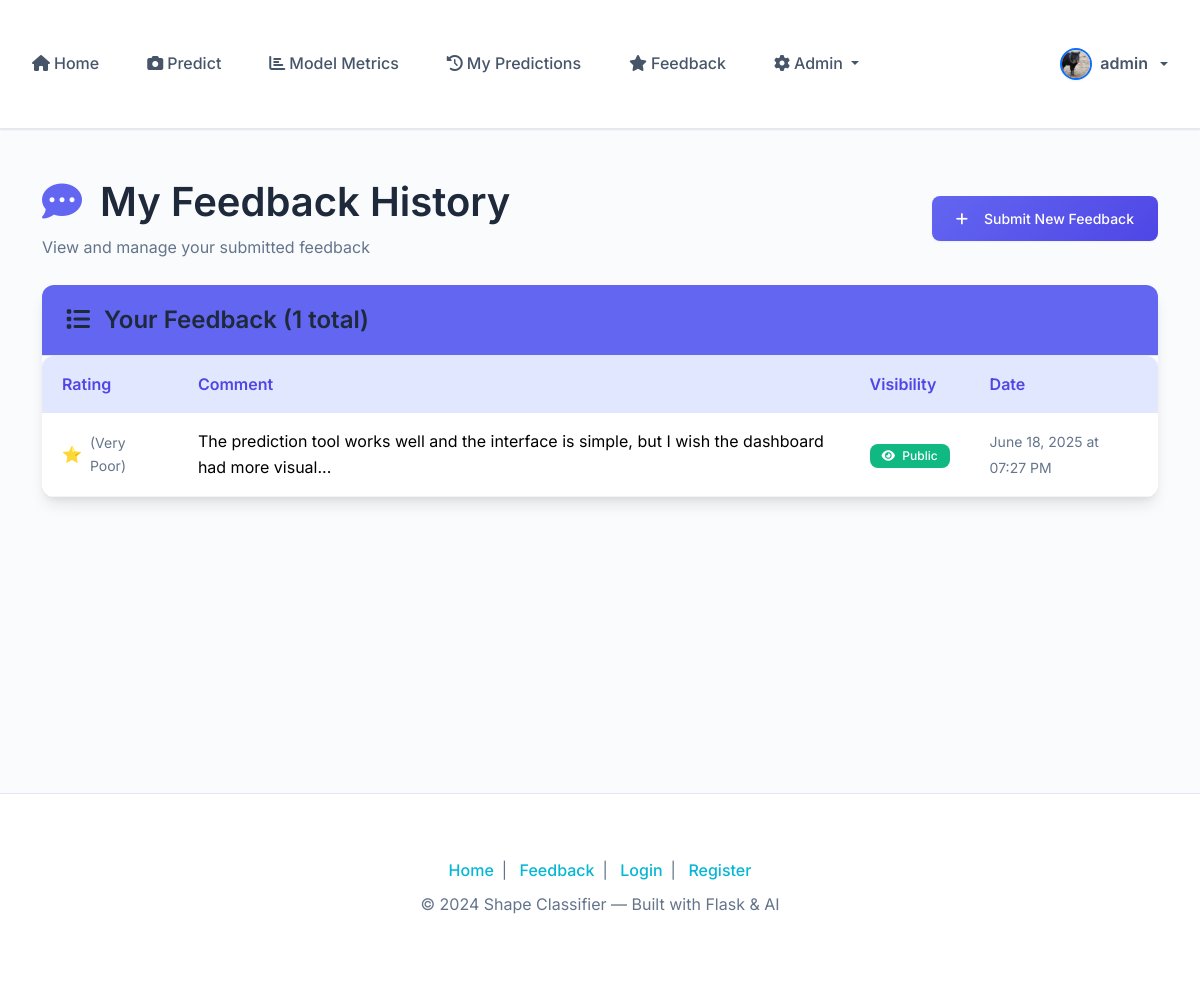
The app's page /my-feedback (signed in) with its own data.
### app/models/user.py (models this page shows, shortened)
class User(UserMixin, db.Model):
    id = db.Column(db.Integer, primary_key=True)
    username = db.Column(db.String(80), unique=True, nullable=False)
    email = db.Column(db.String(120), unique=True, nullable=False)
    password_hash = db.Column(db.String(128))
    profile_picture = db.Column(db.String(255), nullable=True)  # Store filename of profile picture
    role = db.Column(db.String(20), default='user')  # 'user' or 'admin'
    active = db.Column(db.Boolean, default=True)  # For deactivation
    created_at = db.Column(db.DateTime, default=datetime.utcnow)
    predictions = db.relationship('Prediction', backref='user', lazy=True)
    def is_admin(self):
        return self.role == 'admin'
    def get_profile_picture_url(self):
        if self.profile_picture:
            return f'/static/uploads/{self.profile_picture}'
        return f'https://ui-avatars.com/api/?name={self.username}&background=random&color=fff&size=200'

### app/models/feedback.py (models this page shows, shortened)
class Feedback(db.Model):
    id = db.Column(db.Integer, primary_key=True)
    rating = db.Column(db.Integer, nullable=False)  # 1-5 stars
    comment = db.Column(db.Text, nullable=True)  # Optional comment
    is_public = db.Column(db.Boolean, default=True)  # Visibility flag
    user_id = db.Column(db.Integer, db.ForeignKey('user.id'), nullable=False)
    created_at = db.Column(db.DateTime, default=datetime.utcnow)
    user = db.relationship('User', backref='feedbacks')
    @property
    def rating_stars(self):
        return '⭐' * self.rating
    @property
    def rating_text(self):
        ratings = {
            1: 'Very Poor',
            2: 'Poor',
            3: 'Average',
            4: 'Good',
            5: 'Excellent'
        }
        return ratings.get(self.rating, 'Unknown')

### app/routes/main.py (the view)
@main.route('/my-feedback')
@login_required
def my_feedback():
    page = request.args.get('page', 1, type=int)
    feedbacks = Feedback.query.filter_by(user_id=current_user.id).order_by(
        Feedback.created_at.desc()
    ).paginate(
        page=page, per_page=10, error_out=False
    )
    return render_template('main/my_feedback.html', feedbacks=feedbacks)

### app/templates/main/my_feedback.html (shortened to what this page needs)
{% extends "base.html" %}
{% block content %}
<div class="container py-5">
    <div class="row">
        <div class="col-12">
            <div class="d-flex justify-content-between align-items-center mb-4">
                <div>
                    <h1 class="mb-2">
                        <i class="fas fa-comment-dots me-2 text-primary"></i>
                        My Feedback History
                    </h1>
                    <p class="text-muted mb-0">View and manage your submitted feedback</p>
                </div>
                <a href="{{ url_for('main.feedback') }}" class="btn btn-primary">
                    <i class="fas fa-plus me-2"></i>Submit New Feedback
                </a>
            </div>
            {% if feedbacks.items %}
            <div class="card shadow-lg border-0">
                <div class="card-header bg-primary text-white">
                    <h4 class="mb-0">
                        <i class="fas fa-list me-2"></i>
                        Your Feedback ({{ feedbacks.total }} total)
                    </h4>
                </div>
                <div class="card-body p-0">
                    <div class="table-responsive">
                        <table class="table table-hover mb-0">
                            <thead class="table-light">
                                <tr>
                                    <th>Rating</th>
                                    <th>Comment</th>
                                    <th>Visibility</th>
                                    <th>Date</th>
                                </tr>
                            </thead>
                            <tbody>
                                {% for feedback in feedbacks.items %}
                                <tr>
                                    <td>
                                        <div class="d-flex align-items-center">
                                            <span class="text-warning me-2">{{ feedback.rating_stars }}</span>
                                            <small class="text-muted">({{ feedback.rating_text }})</small>
                                        </div>
                                    </td>
                                    <td>
                                        {% if feedback.comment %}
                                            <p class="mb-0">{{ feedback.comment[:100] }}{% if feedback.comment|length > 100 %}...{% endif %}</p>
                                        {% else %}
                                            <span class="text-muted">No comment</span>
                                        {% endif %}
                                    </td>
                                    <td>
                                        <span class="badge bg-{% if feedback.is_public %}success{% else %}secondary{% endif %}">
                                            <i class="fas fa-{% if feedback.is_public %}eye{% else %}eye-slash{% endif %} me-1"></i>
                                            {{ 'Public' if feedback.is_public else 'Private' }}
                                        </span>
                                    </td>
                                    <td>
                                        <small class="text-muted">{{ feedback.created_at.strftime('%B %d, %Y at %I:%M %p') }}</small>
                                    </td>
                                </tr>
                                {% endfor %}
                            </tbody>
                        </table>
                    </div>
                </div>
            </div>
            {% endif %}
        </div>
    </div>
</div>
{% endblock %}

### app/templates/components/navbar.html (shortened to what this page needs)
<nav class="navbar navbar-expand-lg bg-white shadow-sm py-2 sticky-top">
  <div class="container-fluid">
    <div class="collapse navbar-collapse" id="navbarNavDropdown">
      <ul class="navbar-nav me-auto mb-2 mb-lg-0 align-items-lg-center gap-lg-2">
        <li class="nav-item">
          <a class="nav-link{% if request.endpoint == 'main.index' %} active{% endif %}" href="{{ url_for('main.index') }}">
            <i class="fas fa-home me-1"></i>Home
          </a>
        </li>
        {% if current_user.is_authenticated %}
        <li class="nav-item">
          <a class="nav-link" href="{{ url_for('main.predict') }}">
            <i class="fas fa-camera me-1"></i>Predict
          </a>
        </li>
        <li class="nav-item">
          <a class="nav-link" href="{{ url_for('main.model_evaluation') }}">
            <i class="fas fa-chart-bar me-1"></i>Model Metrics
          </a>
        </li>
        <li class="nav-item">
          <a class="nav-link{% if request.endpoint == 'main.my_predictions' %} active{% endif %}" href="{{ url_for('main.my_predictions') }}">
            <i class="fas fa-history me-1"></i>My Predictions
          </a>
        </li>
        <li class="nav-item">
          <a class="nav-link{% if request.endpoint == 'main.feedback' %} active{% endif %}" href="{{ url_for('main.feedback') }}">
            <i class="fas fa-star me-1"></i>Feedback
          </a>
        </li>
        {% if current_user.is_admin() %}
        <li class="nav-item dropdown">
          <a class="nav-link dropdown-toggle" href="#" id="adminDropdown" role="button" data-bs-toggle="dropdown" aria-expanded="false">
            <i class="fas fa-cog me-1"></i>Admin
          </a>
        </li>
        {% endif %}
        {% endif %}
      </ul>
      <ul class="navbar-nav mb-2 mb-lg-0 align-items-lg-center gap-lg-2">
        {% if current_user.is_authenticated %}
        <li class="nav-item dropdown">
          <a class="nav-link dropdown-toggle d-flex align-items-center gap-2" href="#" id="userDropdown" role="button" data-bs-toggle="dropdown" aria-expanded="false">
            <img src="{{ current_user.get_profile_picture_url() }}"
                 alt="Profile"
                 class="rounded-circle border border-2 border-primary shadow-sm" style="width: 32px; height: 32px; object-fit: cover;">
            <span class="fw-semibold">{{ current_user.username }}</span>
          </a>
        </li>
        {% endif %}
      </ul>
    </div>
  </div>
</nav>

### app/static/css/custom.css (style rules this page uses)
:root { --primary: #6366f1; --primary-dark: #4f46e5; --primary-light: #e0e7ff; --accent: #06b6d4; --accent-dark: #0891b2; --accent-light: #e0f7fa; --background: #fafbfc; --surface: #ffffff; --surface-hover: #f8fafc; --text-primary: #1e293b; --text-secondary: #475569; --text-muted: #64748b; --text-light: #94a3b8; --success: #10b981; --success-light: #d1fae5; --danger: #ef4444; --danger-light: #fee2e2; --warning: #f59e0b; --warning-light: #fef3c7; --info: #3b82f6; --info-light: #dbeafe; --border: #e2e8f0; --border-light: #f1f5f9; --shadow-sm: 0 1px 2px 0 rgba(0, 0, 0, 0.05); --shadow: 0 1px 3px 0 rgba(0, 0, 0, 0.1), 0 1px 2px 0 rgba(0, 0, 0, 0.06); --shadow-md: 0 4px 6px -1px rgba(0, 0, 0, 0.1), 0 2px 4px -1px rgba(0, 0, 0, 0.06); --shadow-lg: 0 10px 15px -3px rgba(0, 0, 0, 0.1), 0 4px 6px -2px rgba(0, 0, 0, 0.05); --transition: all 0.2s cubic-bezier(0.4, 0, 0.2, 1); --transition-slow: all 0.3s cubic-bezier(0.4, 0, 0.2, 1); --radius-sm: 0.375rem; --radius: 0.5rem; --radius-md: 0.75rem; --radius-lg: 1rem; --radius-xl: 1.5rem; }
* { box-sizing: border-box; }
html, body { font-family: 'Inter', -apple-system, BlinkMacSystemFont, 'Segoe UI', Roboto, Oxygen, Ubuntu, Cantarell, sans-serif; background-color: var(--background); color: var(--text-secondary); line-height: 1.6; font-size: 16px; margin: 0; padding: 0; }
h1, h2, h3, h4, h5, h6 { color: var(--text-primary); font-weight: 600; line-height: 1.25; margin-bottom: 0.5rem; }
.text-muted { color: var(--text-muted) !important; }
a { color: var(--accent); text-decoration: none; transition: var(--transition); }
.btn { font-weight: 500; border-radius: var(--radius); border: none; padding: 0.75rem 1.5rem; font-size: 0.875rem; transition: var(--transition); text-decoration: none; display: inline-flex; align-items: center; justify-content: center; gap: 0.5rem; cursor: pointer; }
.btn-primary { background: linear-gradient(135deg, var(--primary) 0%, var(--primary-dark) 100%); color: white !important; box-shadow: var(--shadow-sm); }
.card { background: var(--surface); border: 1px solid var(--border-light); border-radius: var(--radius-md); box-shadow: var(--shadow); transition: var(--transition); overflow: hidden; }
.card-header { background: var(--primary-light); border-bottom: 1px solid var(--border); padding: 1.25rem 1.5rem; font-weight: 600; color: var(--primary-dark); }
.card-body { padding: 1.5rem; }
.navbar { background: var(--surface) !important; border-bottom: 1px solid var(--border); box-shadow: var(--shadow-sm); padding: 0.75rem 0; min-height: auto; }
.nav-link { color: var(--text-secondary) !important; font-weight: 500; padding: 0.5rem 1rem !important; border-radius: var(--radius); transition: var(--transition); margin: 0 0.25rem; }
.table { background: var(--surface); border-radius: var(--radius-md); overflow: hidden; box-shadow: var(--shadow); }
.table thead th { background: var(--primary-light); color: var(--primary-dark); font-weight: 600; border: none; padding: 1rem 1.25rem; }
.table tbody td { padding: 1rem 1.25rem; border-color: var(--border-light); vertical-align: middle; }
.badge { font-weight: 500; padding: 0.375rem 0.75rem; border-radius: var(--radius); font-size: 0.75rem; }
.bg-primary { background: var(--primary) !important; }
.bg-success { background: var(--success) !important; }
.shadow-sm { box-shadow: var(--shadow-sm) !important; }
.shadow-lg { box-shadow: var(--shadow-lg) !important; }
.text-primary { color: var(--primary) !important; }

### app/templates/base.html (style rules this page uses)
.container, .container-fluid { padding-top: 2rem; padding-bottom: 2rem; }
.sticky-top { z-index: 1050; }

### app/templates/components/navbar.html (style rules this page uses)
.navbar, .navbar * { z-index: 1040 !important; }

### records on screen
User: get_profile_picture_url (picture), username "admin"
Feedback: rating_stars "⭐", rating_text "Very Poor", comment "The prediction tool works well and the interface is simple, but I wish the dashboard had more visual", is_public "Public", created_at "June 18, 2025 at 07:27 PM"

### other values on screen
{{ feedbacks.total }} "1"
{{ 2024 }} "2024"
